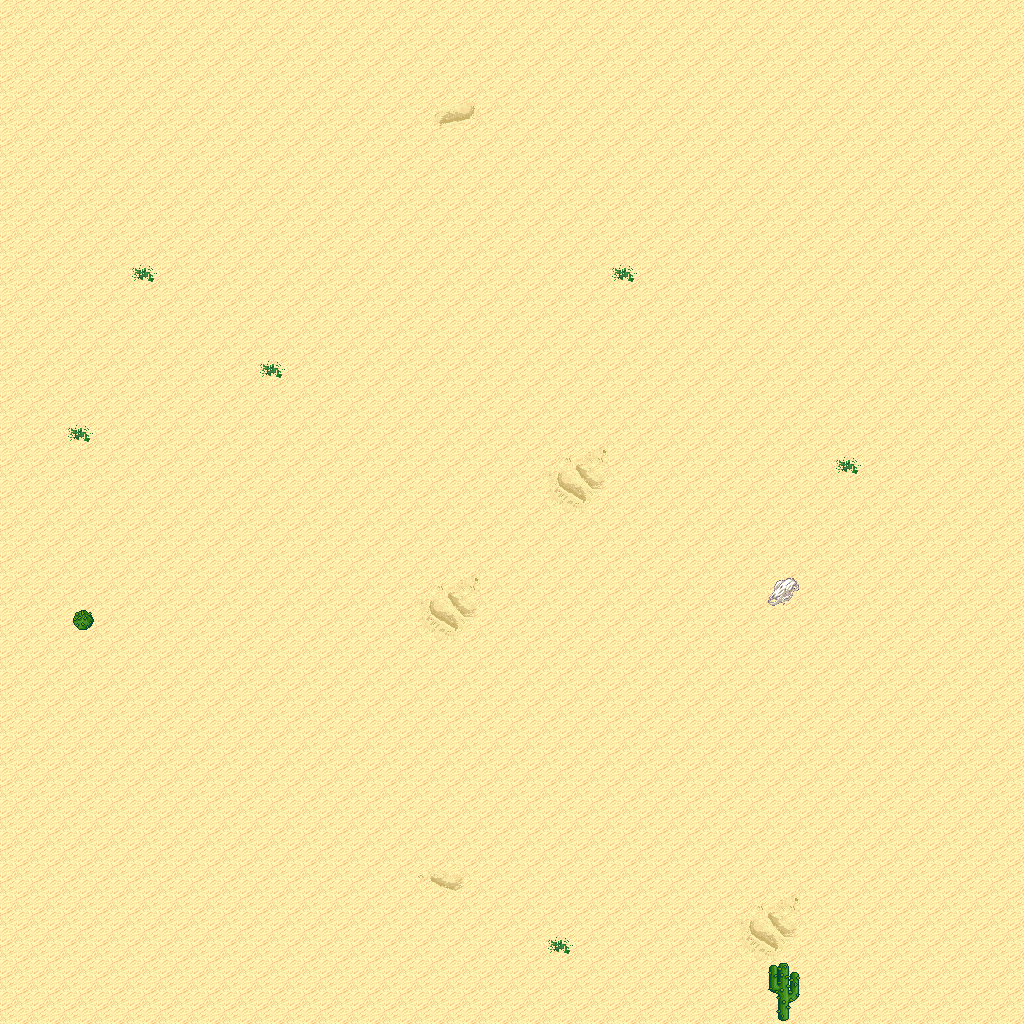

This game map was drawn from its Tiled (.tmx) file and the tilesets committed beside it. A one-line description and the trimmed map source follow:
An orthogonal 32x32 tile map with 32x32 px tiles, 5 tile layers (Ground, Objects, Objects2, Above, ...), 1 hidden layer not drawn, 8 tilesets.

<map version="1.10" tiledversion="1.11.0" orientation="orthogonal" renderorder="right-down" width="32" height="32" tilewidth="32" tileheight="32" infinite="0" nextlayerid="11" nextobjectid="1">
 <tileset firstgid="1" name="logic_collision" tilewidth="32" tileheight="32" tilecount="1" columns="1">
  <image source="../drawable/logic_collision.png" width="32" height="32" />
 </tileset>
 <tileset firstgid="2" name="ground_ground" tilewidth="32" tileheight="32" tilecount="33" columns="3">
  <image source="../drawable/ground_ground.png" width="96" height="352" />
 </tileset>
 <tileset firstgid="35" name="ground_ridge_earth_pale" tilewidth="32" tileheight="32" tilecount="96" columns="12">
  <image source="../drawable/ground_ridge_earth_pale.png" width="384" height="256" />
 </tileset>
 <tileset firstgid="131" name="ground_ridge_earth_dark" tilewidth="32" tileheight="32" tilecount="96" columns="12">
  <image source="../drawable/ground_ridge_earth_dark.png" width="384" height="256" />
 </tileset>
 <tileset firstgid="227" name="terrain_desert" tilewidth="32" tileheight="32" tilecount="88" columns="8">
  <image source="../drawable/terrain_desert.png" width="256" height="352" />
 </tileset>
 <tileset firstgid="315" name="plant_tree_tree_darkgreen" tilewidth="32" tileheight="32" tilecount="88" columns="8">
  <image source="../drawable/plant_tree_tree_darkgreen.png" width="256" height="352" />
 </tileset>
 <tileset firstgid="403" name="ground_sand_2" tilewidth="32" tileheight="32" tilecount="15" columns="5">
  <image source="../drawable/ground_sand_2.png" width="160" height="96" />
 </tileset>
 <tileset firstgid="418" name="plant_cactus_2" tilewidth="32" tileheight="32" tilecount="10" columns="5">
  <image source="../drawable/plant_cactus_2.png" width="160" height="64" />
 </tileset>
 <layer id="1" name="Ground" width="32" height="32">
  <data>[1024 cells, 1024 non-empty, 11 distinct tile ids]</data>
 </layer>
 <layer id="2" name="Objects" width="32" height="32">
  <data>[1024 cells, 2 non-empty, 2 distinct tile ids]</data>
 </layer>
 <layer id="3" name="Objects2" width="32" height="32">
  <data>[1024 cells, 0 non-empty, 0 distinct tile ids]</data>
 </layer>
 <layer id="4" name="Above" width="32" height="32">
  <data>[1024 cells, 1 non-empty, 1 distinct tile ids]</data>
 </layer>
 <layer id="5" name="Above2" width="32" height="32">
  <data>[1024 cells, 0 non-empty, 0 distinct tile ids]</data>
 </layer>
 <layer id="6" name="Walkable" width="32" height="32" visible="0">
  <data>[1024 cells, 3 non-empty, 1 distinct tile ids]</data>
 </layer>
 <objectgroup id="7" name="Mapevents" />
 <objectgroup id="8" name="Spawn" />
 <objectgroup id="9" name="Keys" />
 <objectgroup id="10" name="Replace" />
</map>
